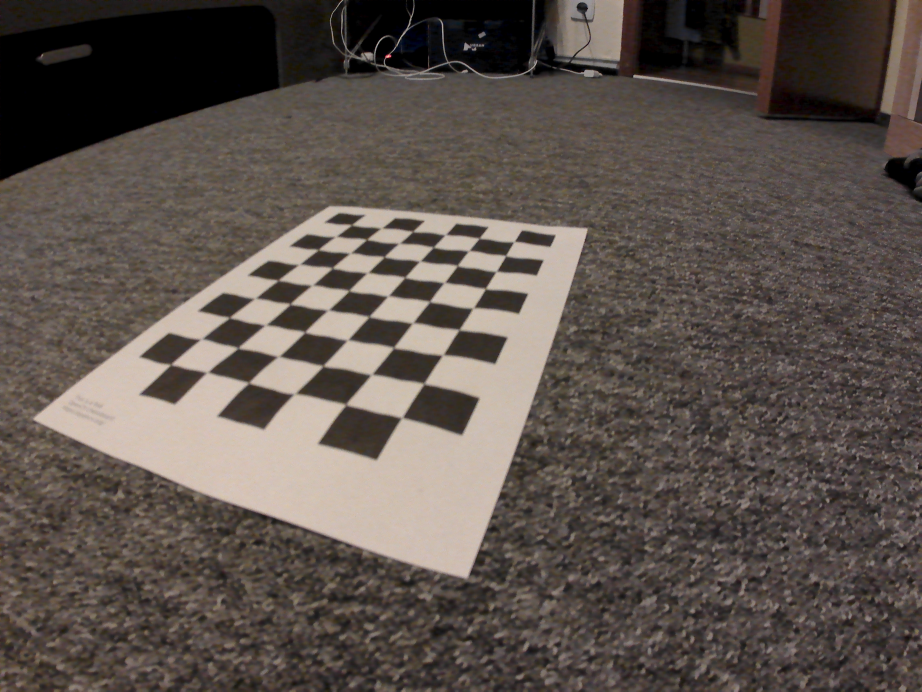
#> input picture MATLAB/3D_Visual/OpenCV/ChessPatterns/chess1.jpg, 4608 x 3456 px (shown at 1/5 size)
$ python main.py
#> lines starting #> are read from the running program, lines starting #| are printed output that depends on the picture
import cv2

img = cv2.imread('ChessPatterns/chess1.jpg', 0 )
#> img: shape (3456, 4608); min 0, max 244, mean 84.7
img = cv2.resize(img, (500, 500))
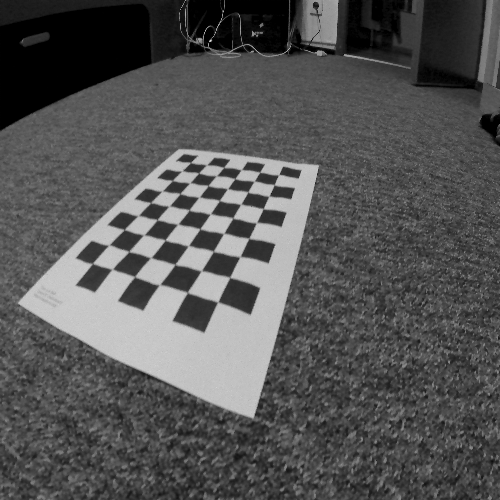
#> img: shape (500, 500); min 0, max 220, mean 84.6

cv2.imshow('Image', img)
cv2.waitKey(0)
cv2.destroyAllWindows()

$ run again, with MATLAB/3D_Visual/OpenCV/ChessPatterns/chess10.jpg copied over MATLAB/3D_Visual/OpenCV/ChessPatterns/chess1.jpg
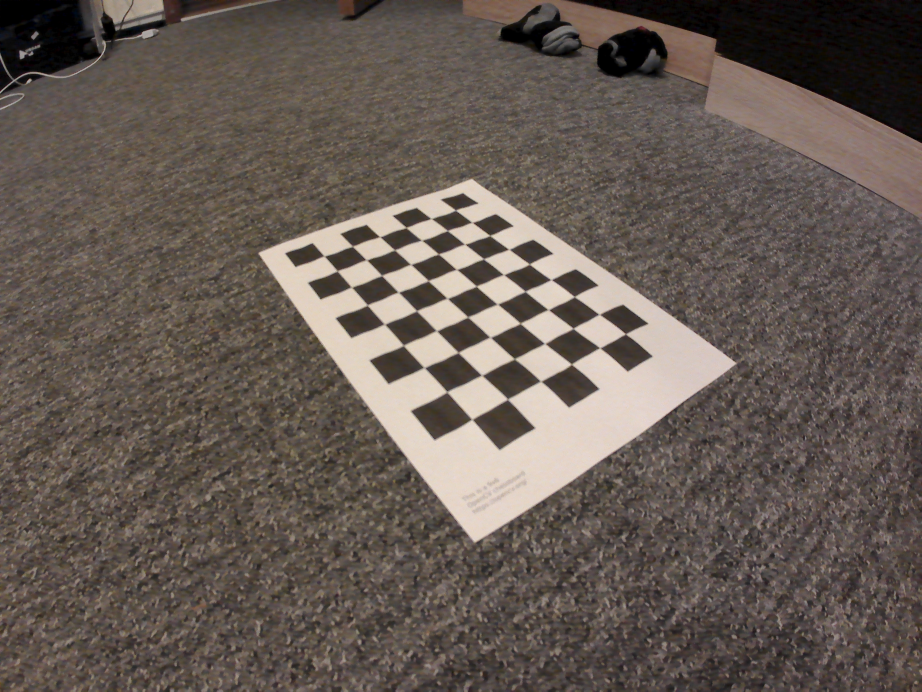
#> input picture MATLAB/3D_Visual/OpenCV/ChessPatterns/chess10.jpg, 4608 x 3456 px (shown at 1/5 size)
#> `img = cv2.resize(img, (500, 500))`:
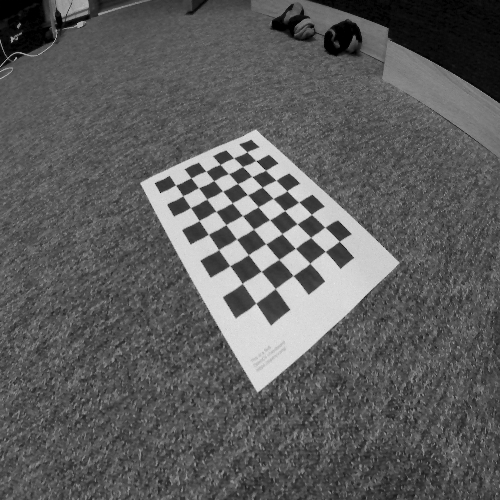
#> img: shape (500, 500); min 0, max 233, mean 93.2

$ run again, with MATLAB/3D_Visual/OpenCV/ChessPatterns/chess11.jpg copied over MATLAB/3D_Visual/OpenCV/ChessPatterns/chess1.jpg
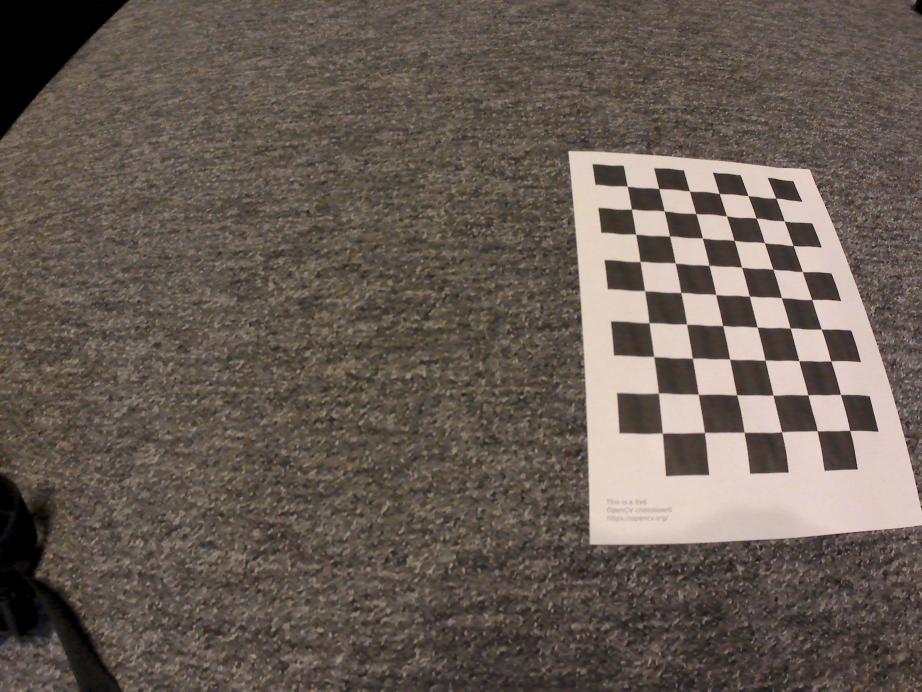
#> input picture MATLAB/3D_Visual/OpenCV/ChessPatterns/chess11.jpg, 4608 x 3456 px (shown at 1/5 size)
#> `img = cv2.resize(img, (500, 500))`:
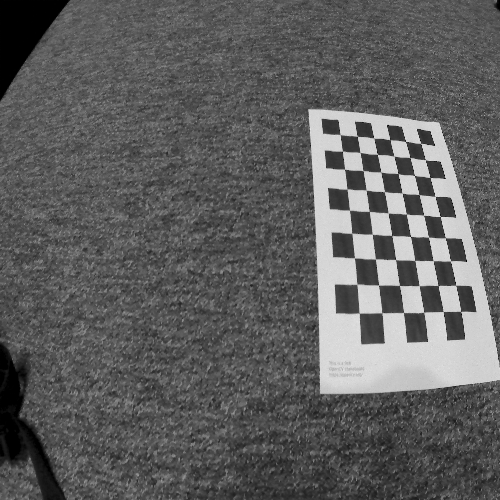
#> img: shape (500, 500); min 0, max 231, mean 95.1

$ run again, with MATLAB/3D_Visual/OpenCV/ChessPatterns/chess12.jpg copied over MATLAB/3D_Visual/OpenCV/ChessPatterns/chess1.jpg
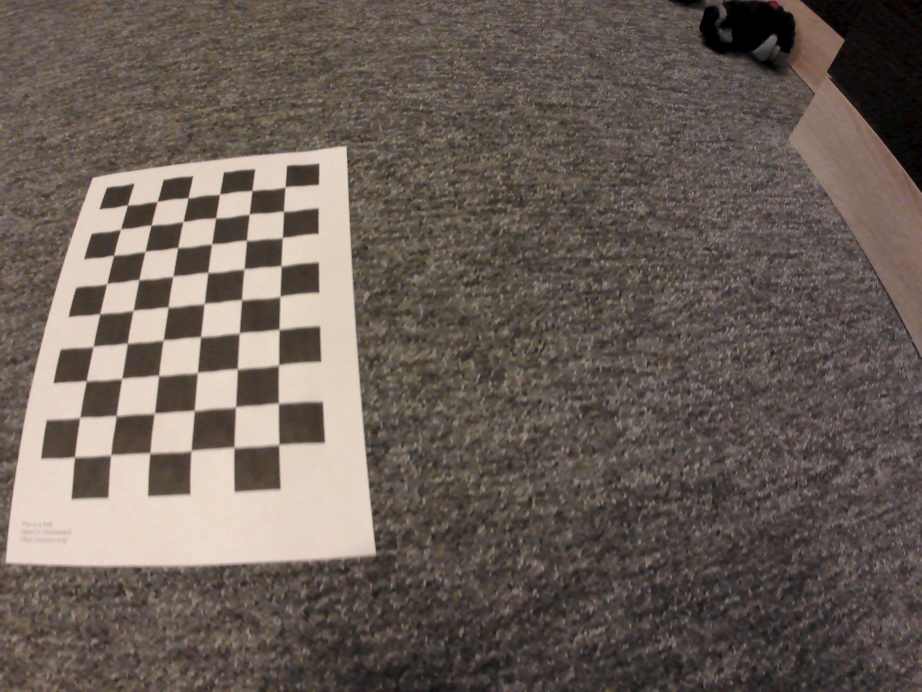
#> input picture MATLAB/3D_Visual/OpenCV/ChessPatterns/chess12.jpg, 4608 x 3456 px (shown at 1/5 size)
#> `img = cv2.resize(img, (500, 500))`:
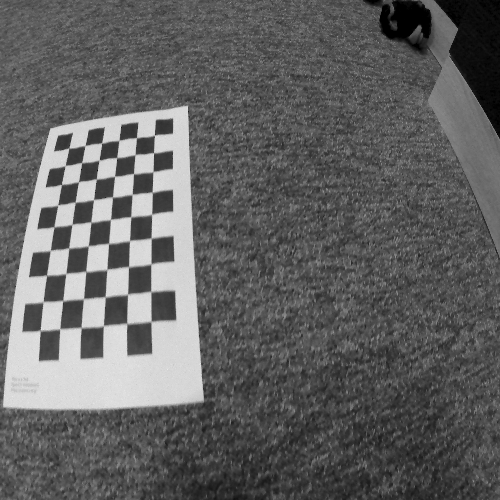
#> img: shape (500, 500); min 0, max 233, mean 97.4
